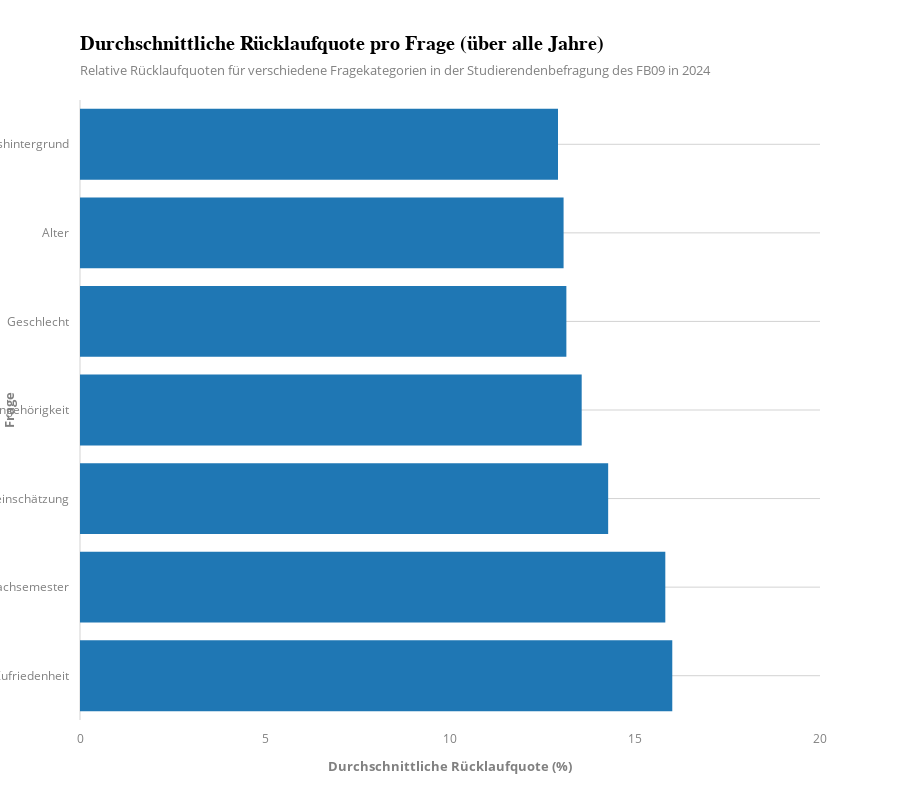

This figure's notebook cell:
### Code cell
file_path = "data.xlsx"
sheets = pd.read_excel(file_path, sheet_name=None, engine="openpyxl")
sheets.pop(next(iter(sheets)))
ruecklaufquote_fragen = {}

for jahr, df in sheets.items():
    fragen_anzahl = df[df["Category"] == "Anzahl"]

    gesamt_row = df[(df["Variable"] == "Rücklaufquote") & (df["Category"] == "Anzahl Studierende")]
    gesamt_studierende = gesamt_row.iloc[:, 2:].sum().sum()

    if gesamt_studierende == 0 or gesamt_row.empty:
        continue

    for _, row in fragen_anzahl.iterrows():
        frage = row["Variable"]
        antworten_anzahl = row.iloc[2:].sum()

        ruecklaufquote = (antworten_anzahl / gesamt_studierende) * 100 if gesamt_studierende > 0 else 0

        if frage not in ruecklaufquote_fragen:
            ruecklaufquote_fragen[frage] = []
        ruecklaufquote_fragen[frage].append(ruecklaufquote)

df_ruecklauf_fragen = pd.DataFrame([
    {"Frage": frage, "Durchschnittliche Rücklaufquote (%)": sum(werte) / len(werte)}
    for frage, werte in ruecklaufquote_fragen.items()
])

df_ruecklauf_fragen = df_ruecklauf_fragen.sort_values(by="Durchschnittliche Rücklaufquote (%)", ascending=False)

fig = px.bar(
    df_ruecklauf_fragen,
    x="Durchschnittliche Rücklaufquote (%)",
    y="Frage",
    orientation="h",
    title="Durchschnittliche Rücklaufquote pro Frage (über alle Jahre)",
    template="infoviz"
)

fig.update_layout(
    xaxis=dict(title="Durchschnittliche Rücklaufquote (%)", range=[0, 20]),
    yaxis=dict(title="Frage"),
    height=800 
)

fig.show()

### Figure 1 — Plotly figure (JSON) as saved in the notebook; plotly's stock layout.template omitted (floating-point values rounded to 4 significant figures)
{"data": [{"hovertemplate": "Durchschnittliche Rücklaufquote (%)=%{x}<br>Frage=%{y}<extra></extra>", "legendgroup": "", "marker": {"color": "#1F77B4", "pattern": {"shape": ""}}, "name": "", "orientation": "h", "showlegend": false, "textposition": "auto", "type": "bar", "x": [16.01, 15.82, 14.27, 13.56, 13.15, 13.07, 12.92], "xaxis": "x", "y": ["Zufriedenheit", "Fachsemester", "Subjektive Leistungseinschätzung", "Staatsangehörigkeit", "Geschlecht", "Alter", "Migrationshintergrund"], "yaxis": "y"}], "layout": {"barmode": "relative", "height": 800, "legend": {"tracegroupgap": 0}, "title": {"text": "Durchschnittliche Rücklaufquote pro Frage (über alle Jahre)"}, "xaxis": {"anchor": "y", "domain": [0, 1], "range": [0, 20], "title": {"text": "Durchschnittliche Rücklaufquote (%)"}}, "yaxis": {"anchor": "x", "domain": [0, 1], "title": {"text": "Frage"}}}}
